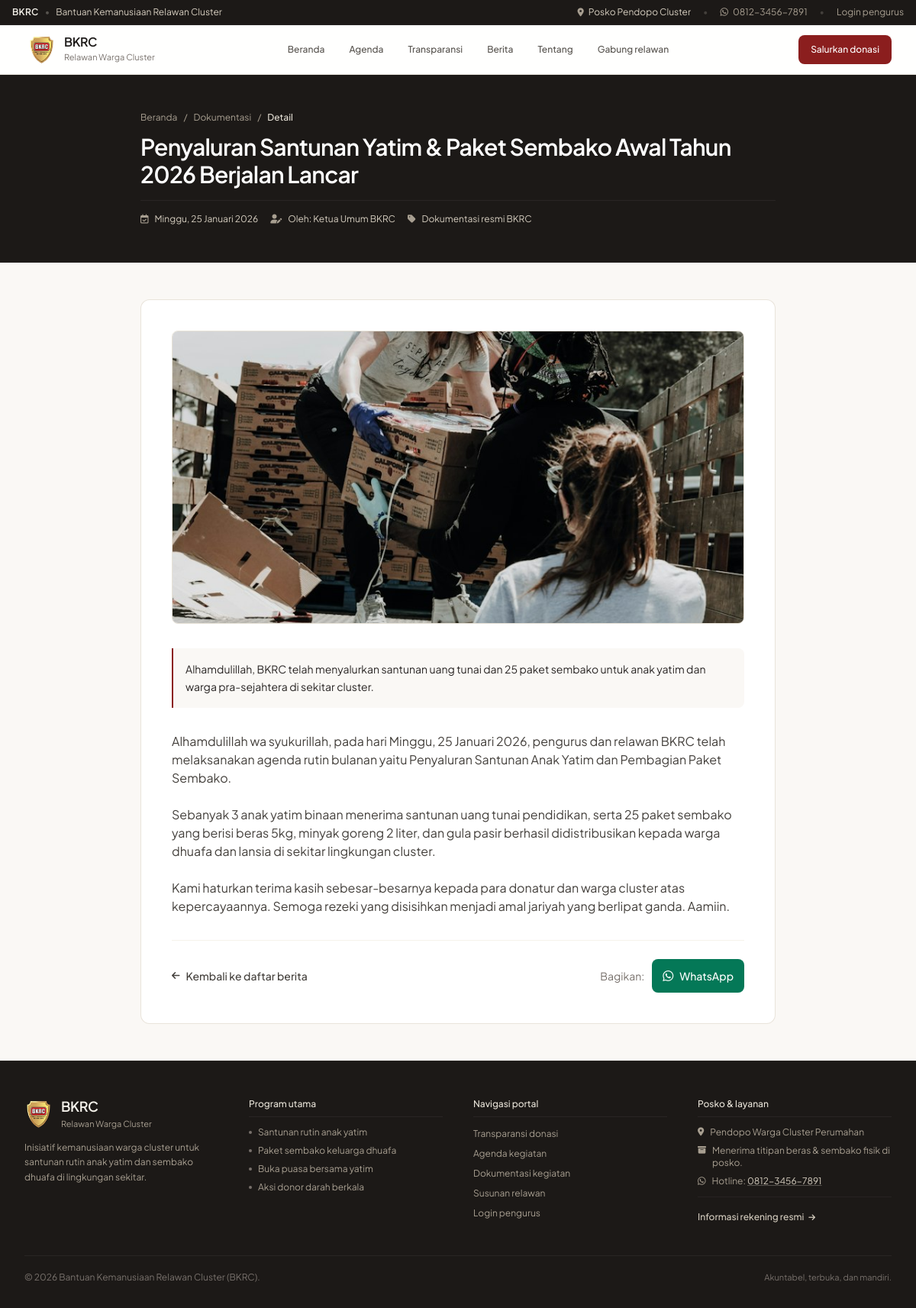
The page /berita-detail.php?slug=penyaluran-santunan-awal-tahun-2026 on the database its author committed.
### tables this page shows
CREATE TABLE posts (
    id INT AUTO_INCREMENT PRIMARY KEY,
    title VARCHAR(255) NOT NULL,
    slug VARCHAR(255) UNIQUE NOT NULL,
    excerpt TEXT NULL,
    content LONGTEXT NOT NULL,
    thumbnail_url VARCHAR(255) NULL,
    event_date DATE NULL,
    published_at DATETIME DEFAULT CURRENT_TIMESTAMP,
    author_id INT NULL,
    CONSTRAINT fk_post_user FOREIGN KEY (author_id) REFERENCES users(id) ON DELETE SET NULL
);

CREATE TABLE users (
    id INT AUTO_INCREMENT PRIMARY KEY,
    name VARCHAR(100) NOT NULL,
    email VARCHAR(100) UNIQUE NOT NULL,
    password_hash VARCHAR(255) NOT NULL,
    password_hint VARCHAR(100) DEFAULT 'admin123',
    role ENUM('superadmin', 'admin') DEFAULT 'admin',
    phone VARCHAR(25) NULL,
    created_at TIMESTAMP DEFAULT CURRENT_TIMESTAMP
);

### config/helpers.php (called while the page is built, shortened)
<?php
function formatTanggalIndo($tanggal, $tampilkanHari = false) {
    $hari = ['Minggu', 'Senin', 'Selasa', 'Rabu', 'Kamis', 'Jumat', 'Sabtu'];
    $bulan = [
        1 => 'Januari', 'Februari', 'Maret', 'April', 'Mei', 'Juni',
        'Juli', 'Agustus', 'September', 'Oktober', 'November', 'Desember'
    ];
    $timestamp = strtotime($tanggal);
    $namaHari = $hari[date('w', $timestamp)];
    $tgl = date('j', $timestamp);
    $bln = $bulan[(int)date('n', $timestamp)];
    $thn = date('Y', $timestamp);
    if ($tampilkanHari) {
        return "$namaHari, $tgl $bln $thn";
    }
    return "$tgl $bln $thn";
}
function getBaseUrl() {
    $protocol = (!empty($_SERVER['HTTPS']) && $_SERVER['HTTPS'] !== 'off' || (isset($_SERVER['SERVER_PORT']) && $_SERVER['SERVER_PORT'] == 443)) ? "https://" : "http://";
    $host = $_SERVER['HTTP_HOST'] ?? 'localhost';
    $script = $_SERVER['SCRIPT_NAME'] ?? '';
    $dir = dirname($script);
    $dir = rtrim($dir, '/\\');
    return $protocol . $host . $dir;
}

### berita-detail.php (the view, shortened to what this page needs)
<?php
require_once __DIR__ . '/config/helpers.php';
$slug = $_GET['slug'] ?? '';
$stmt = $pdo->prepare("
    SELECT p.*, u.name as author_name
    FROM posts p
    LEFT JOIN users u ON p.author_id = u.id
    WHERE p.slug = ?
    LIMIT 1
");
$stmt->execute([$slug]);
$post = $stmt->fetch();
require_once __DIR__ . '/includes/header.php';
?>
<div class="bg-stone-900 text-stone-100 py-12 border-b border-stone-800">
    <div class="max-w-4xl mx-auto px-4 sm:px-6 lg:px-8">
        <div class="flex items-center gap-2 text-xs text-stone-400 mb-3">
            <a href="<?= getBaseUrl() ?>/index.php" class="hover:text-stone-200 transition-colors">Beranda</a>
            <span>/</span>
            <a href="<?= getBaseUrl() ?>/berita.php" class="hover:text-stone-200 transition-colors">Dokumentasi</a>
            <span>/</span>
            <span class="text-stone-200 font-medium truncate">Detail</span>
        </div>
        <h1 class="text-2xl sm:text-3xl font-semibold tracking-tight leading-tight text-white">
            <?= htmlspecialchars($post['title']) ?>
        </h1>
        <div class="flex flex-wrap items-center gap-4 text-xs text-stone-300 mt-4 pt-4 border-t border-stone-800">
            <span><i class="fa-regular fa-calendar-check text-stone-400 mr-1.5"></i> <?= formatTanggalIndo($post['event_date'] ?? $post['published_at'], true) ?></span>
            <span><i class="fa-solid fa-user-pen text-stone-400 mr-1.5"></i> Oleh: <?= htmlspecialchars($post['author_name'] ?? 'Pengurus BKRC') ?></span>
            <span><i class="fa-solid fa-tag text-stone-400 mr-1.5"></i> Dokumentasi resmi BKRC</span>
        </div>
    </div>
</div>
<div class="max-w-4xl mx-auto px-4 sm:px-6 lg:px-8 py-10 sm:py-12">
    <div class="bg-white rounded-xl border border-stone-200/90 p-6 sm:p-10">
        <?php if (!empty($post['thumbnail_url']) && file_exists(__DIR__ . '/' . $post['thumbnail_url'])): ?>
            <div class="w-full h-72 sm:h-96 rounded-lg overflow-hidden mb-8 border border-stone-200">
                <img src="<?= getBaseUrl() ?>/<?= htmlspecialchars($post['thumbnail_url']) ?>" alt="<?= htmlspecialchars($post['title']) ?>" class="w-full h-full object-cover">
            </div>
        <?php elseif (!empty($post['thumbnail_url']) && filter_var($post['thumbnail_url'], FILTER_VALIDATE_URL)): ?>
            <div class="w-full h-72 sm:h-96 rounded-lg overflow-hidden mb-8 border border-stone-200">
                <img src="<?= htmlspecialchars($post['thumbnail_url']) ?>" alt="<?= htmlspecialchars($post['title']) ?>" class="w-full h-full object-cover">
            </div>
        <?php else: ?>
            <div class="w-full h-56 sm:h-72 bg-stone-100 border border-stone-200 rounded-lg mb-8 flex items-center justify-center text-stone-400">
                <img src="<?= getBaseUrl() ?>/assets/img/logo.png" alt="BKRC" class="w-20 h-20 object-contain opacity-30">
            </div>
        <?php endif; ?>
        <?php if (!empty($post['excerpt'])): ?>
            <div class="bg-stone-50 border-l-2 border-bkrc-red-800 p-4 rounded-r-lg mb-8 text-sm text-stone-800 leading-relaxed">
                <?= htmlspecialchars($post['excerpt']) ?>
            </div>
        <?php endif; ?>
        <div class="prose max-w-none text-stone-700 leading-relaxed text-sm sm:text-base space-y-4">
            <?= nl2br($post['content']) ?>
        </div>
        <div class="pt-6 mt-8 border-t border-stone-100 flex flex-col sm:flex-row items-stretch sm:items-center justify-between gap-4">
            <a href="<?= getBaseUrl() ?>/berita.php" class="text-xs sm:text-sm font-medium text-stone-700 hover:text-bkrc-red-800 min-h-[44px] inline-flex items-center gap-2 transition-colors focus-visible:outline-none focus-visible:ring-2 focus-visible:ring-bkrc-red-800">
                <i class="fa-solid fa-arrow-left text-xs"></i> Kembali ke daftar berita
            </a>
            <div class="flex items-center gap-2.5 text-xs sm:text-sm">
                <span class="text-stone-500">Bagikan:</span>
                <a href="https://api.whatsapp.com/send?text=<?= urlencode($post['title'] . ' ' . getBaseUrl() . '/berita-detail.php?slug=' . $post['slug']) ?>" target="_blank" rel="noopener noreferrer" class="bg-emerald-700 text-white px-3.5 py-2 min-h-[44px] rounded-lg font-medium hover:bg-emerald-800 transition-colors inline-flex items-center gap-2 focus-visible:outline-none focus-visible:ring-2 focus-visible:ring-offset-2 focus-visible:ring-emerald-700">
                    <i class="fa-brands fa-whatsapp text-base"></i> WhatsApp
                </a>
            </div>
        </div>
    </div>
</div>
<?php require_once __DIR__ . '/includes/footer.php'; ?>

### rows shown on the page
posts: title "Penyaluran Santunan Yatim & Paket Sembako Awal Tahun 2026 Berjalan Lancar", event_date "Minggu, 25 Januari 2026", author.name "Ketua Umum BKRC", thumbnail_url (picture), excerpt "Alhamdulillah, BKRC telah menyalurkan santunan uang tunai dan 25 paket sembako untuk anak yatim dan warga pra-sejahtera di sekitar cluster.", content "Alhamdulillah wa syukurillah, pada hari Minggu, 25 Januari 2026, pengurus dan relawan BKRC telah melaksanakan agenda rutin bulanan yaitu Penyaluran Santunan Anak Yatim dan Pembagian Paket Sembako. Sebanyak 3 anak yatim binaan menerima santunan uang tunai pendidikan, serta 25 paket sembako yang berisi beras 5kg, minyak goreng 2 liter, dan gula pasir berhasil didistribusikan kepada warga dhuafa dan lansia di sekitar lingkungan cluster. Kami haturkan terima kasih sebesar-besarnya kepada para donatur dan warga cluster atas kepercayaannya. Semoga rezeki yang disisihkan menjadi amal jariyah yang berlipat ganda. Aamiin."
